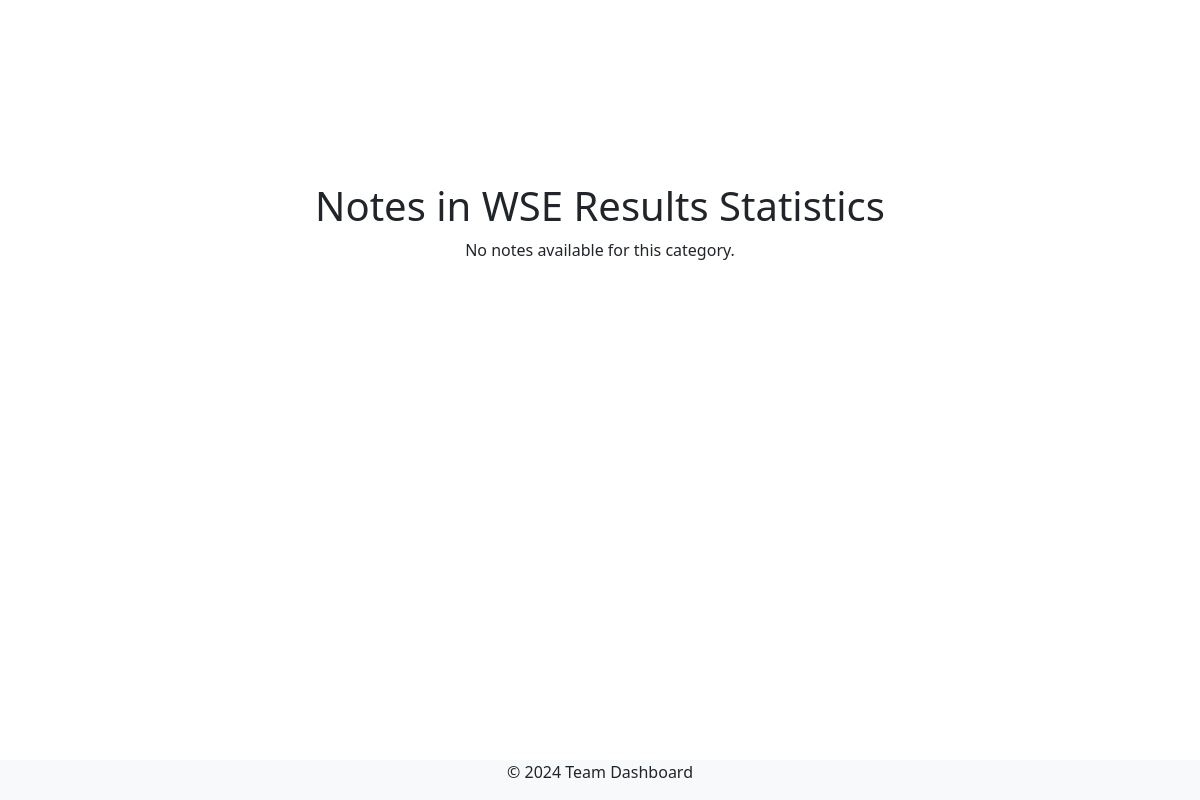
/view-notes/WSE Results Statistics, run on an earlier commit of the app's database.
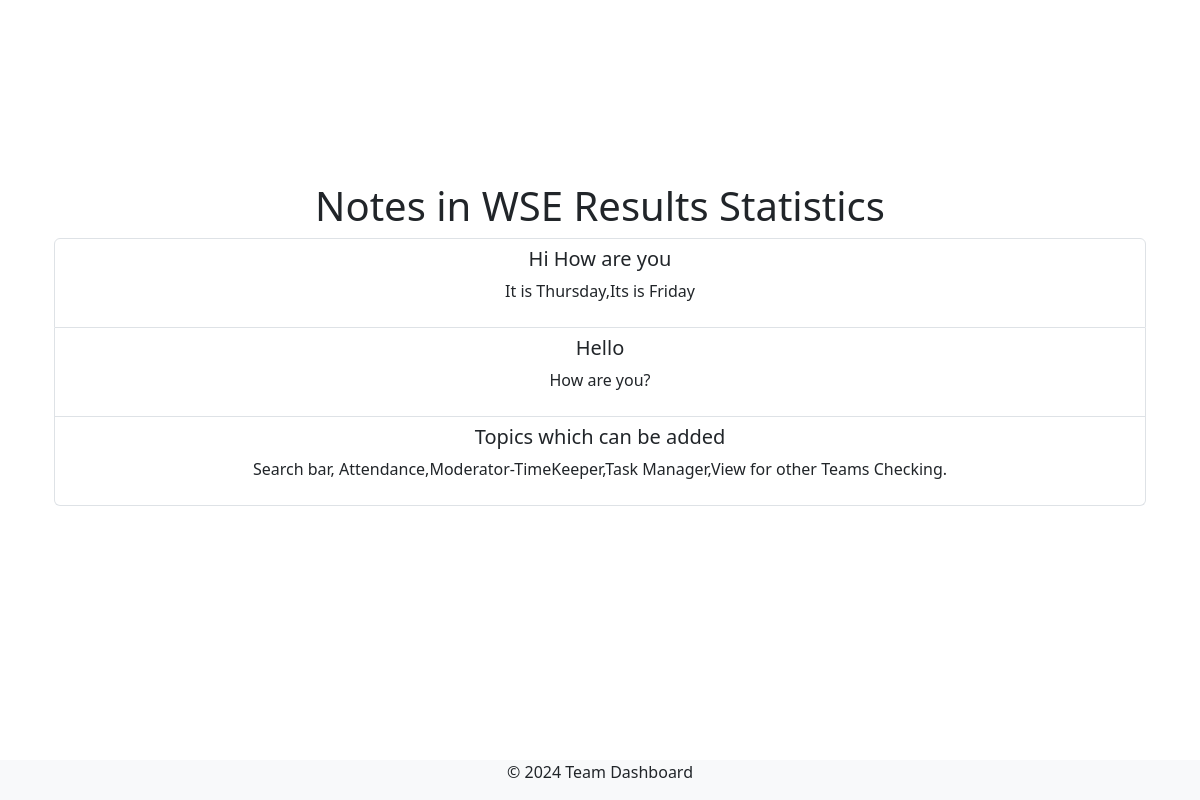
And on a later commit of the database.
### app.py (models this page shows)
class Note(db.Model):
    id = db.Column(db.Integer, primary_key=True)
    category = db.Column(db.String(100), nullable=False)
    title = db.Column(db.String(200), nullable=False)
    content = db.Column(db.Text, nullable=False)
    date = db.Column(db.Date, default=datetime.utcnow)
    created_date = db.Column(db.DateTime, default=datetime.utcnow)
    edited_date = db.Column(db.DateTime, onupdate=datetime.utcnow)
    status = db.Column(db.String(50), default="In-Query")

### app.py (the view)
@app.route("/view-notes/<category>")
def view_category_notes(category):
    notes = Note.query.filter_by(category=category).all()
    return render_template("category_notes.html", category=category, notes=notes)

### templates/category_notes.html (shortened to what this page needs)
{% extends "base.html" %}
{% block content %}
<div class="container mt-5">
    <h1>Notes in {{ category }}</h1>
    <div class="list-group">
        {% if notes %}
        {% for note in notes %}
        <div class="list-group-item">
            <h5>{{ note.title }}</h5>
            <p>{{ note.content }}</p>
        </div>
        {% endfor %}
        {% else %}
        <p>No notes available for this category.</p>
        {% endif %}
    </div>
</div>
{% endblock %}

### templates/base.html (shortened to what this page needs)
<!DOCTYPE html>
<html lang="en">
<head>
    <link rel="stylesheet" href="/static/css/styles.css">
    <link href="https://cdn.jsdelivr.net/npm/bootstrap@5.3.0/dist/css/bootstrap.min.css" rel="stylesheet">
</head>
<body>
    <main class="container mt-4">
        {% block content %}
        {% endblock %}
    </main>
    <footer class="text-center bg-light">
        <p>&copy; 2024 Team Dashboard</p>
    </footer>
</body>
</html>

### static/css/styles.css (style rules this page uses)
body { font-family: Arial, sans-serif; margin: 0; padding: 0; height: 100%; overflow: hidden; background-image: url('/static/images/pexels-shottrotter-695342.jpg'); background-size: cover; background-repeat: no-repeat; background-position: center center; min-height: 100vh; display: flex; flex-direction: column; justify-content: center; }
h1 { color: #333; margin-bottom: 30px; }
.container { max-width: 800px; margin: auto; padding: 20px; background-color: rgba(255, 255, 255, 0.8); border-radius: 10px; text-align: center; }

### templates/base.html (style rules this page uses)
body { min-height: 100vh; overflow-y: auto; padding-top: 70px; margin: 0; }
html { scroll-behavior: smooth; }
main { padding-bottom: 50px; }

What changed in the data, as far as the page shows it:
added Note: title "Hi How are you", content "It is Thursday,Its is Friday"
added Note: title "Hello", content "How are you?"
added Note: title "Topics which can be added", content "Search bar, Attendance,Moderator-TimeKeeper,Task Manager,View for other Teams Checking."
Also different on the page:
text no longer shown: "No notes available for this category."
